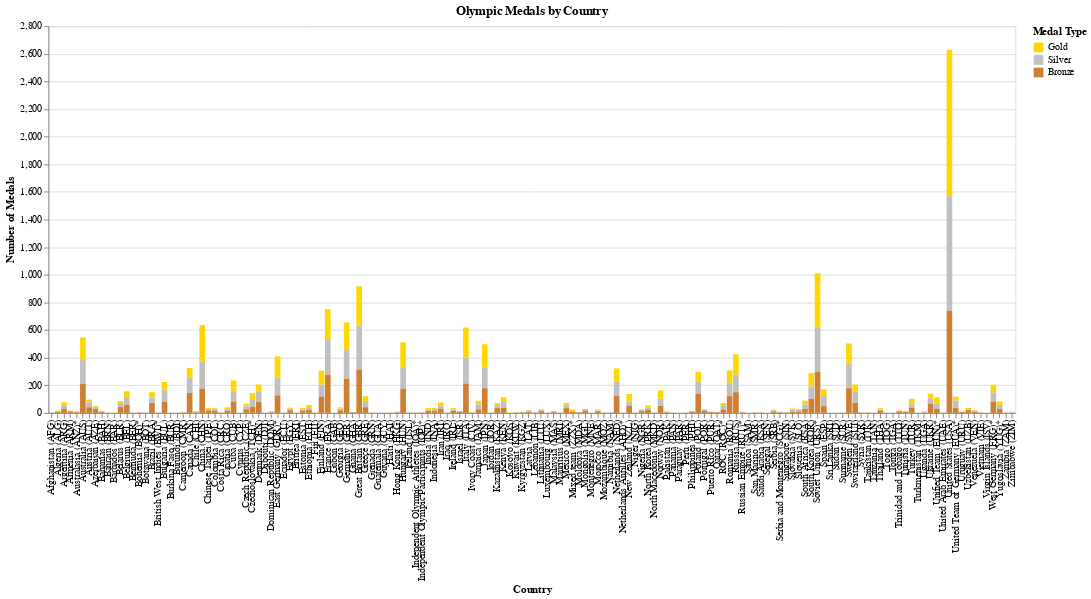

Source (notebook cell):
### Code cell
df_sorted = df.sort_values(by='Total', ascending=False)


df_long = df_sorted.melt(id_vars=['NOC'], value_vars=['Gold', 'Silver', 'Bronze'],
                  var_name='medal', value_name='count')

# Create the stacked bar chart
chart = alt.Chart(df_long).mark_bar().encode(
    x=alt.X('NOC:N', title='Country'),
    y=alt.Y('count:Q', title='Number of Medals'),
    color=alt.Color('medal:N', title='Medal Type', 
                    scale=alt.Scale(domain=['Gold', 'Silver', 'Bronze'],
                                    range=['#FFD700', '#C0C0C0', '#CD7F32']))
).properties(
    title='Olympic Medals by Country',
    width=1000,
    height=400
)

# Display the chart
chart

### Figure 1 — Vega-Lite specification as saved in the notebook (floating-point values rounded to 4 significant figures; data arrays with more than 128 entries replaced by an {"elided": "..."} marker saying what was removed)
{"config": {"view": {"continuousWidth": 300, "continuousHeight": 300}}, "data": {"name": "data-917ea5afadb943fd87a2410b75886f0c"}, "mark": {"type": "bar"}, "encoding": {"color": {"field": "medal", "scale": {"domain": ["Gold", "Silver", "Bronze"], "range": ["#FFD700", "#C0C0C0", "#CD7F32"]}, "title": "Medal Type", "type": "nominal"}, "x": {"field": "NOC", "title": "Country", "type": "nominal"}, "y": {"field": "count", "title": "Number of Medals", "type": "quantitative"}}, "height": 400, "title": "Olympic Medals by Country", "width": 1000, "$schema": "https://vega.github.io/schema/vega-lite/v5.17.0.json", "datasets": {"data-917ea5afadb943fd87a2410b75886f0c": {"elided": "462 records"}}}
